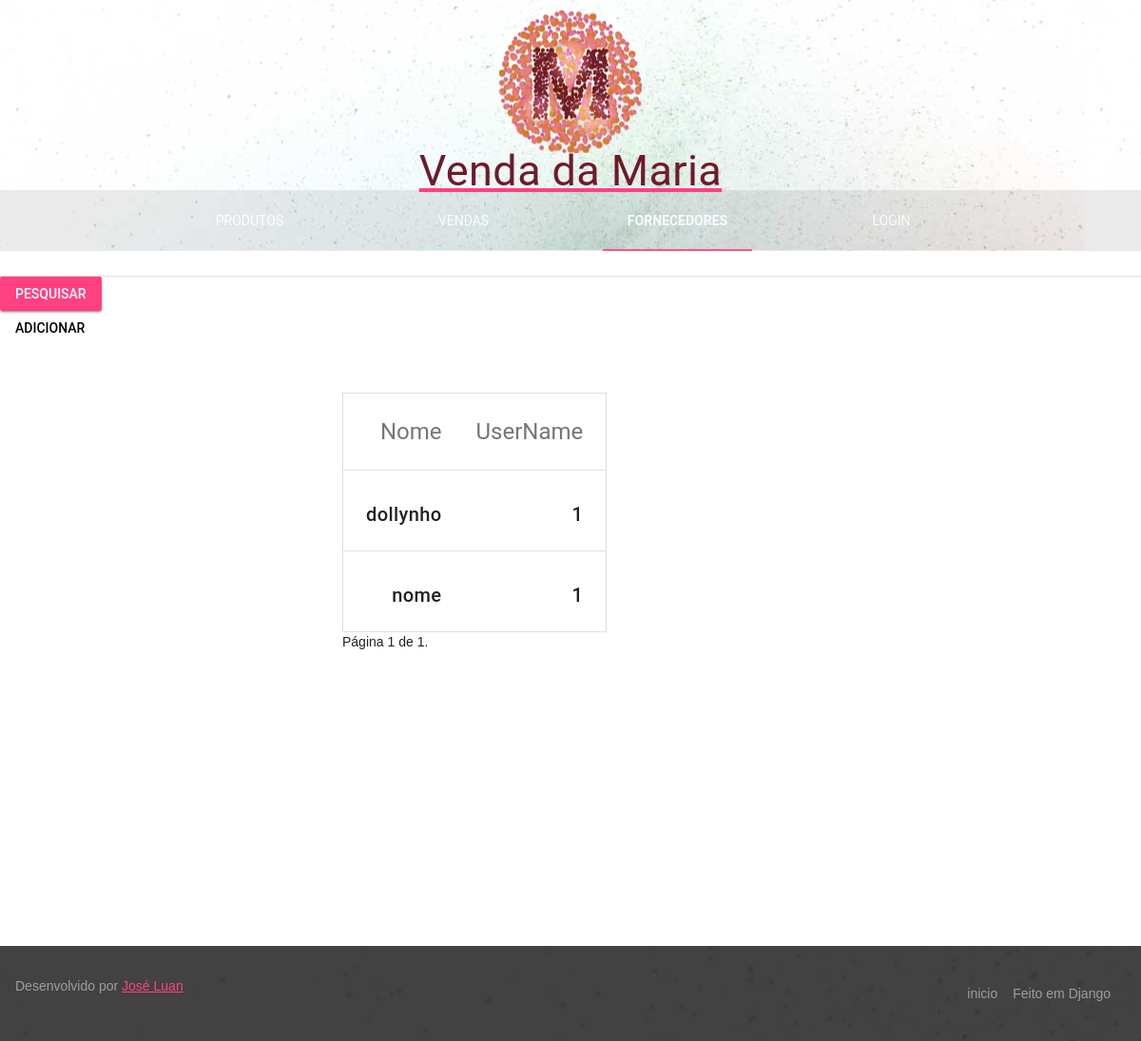
Before: /fornecedores/ (signed in) with the older database file.
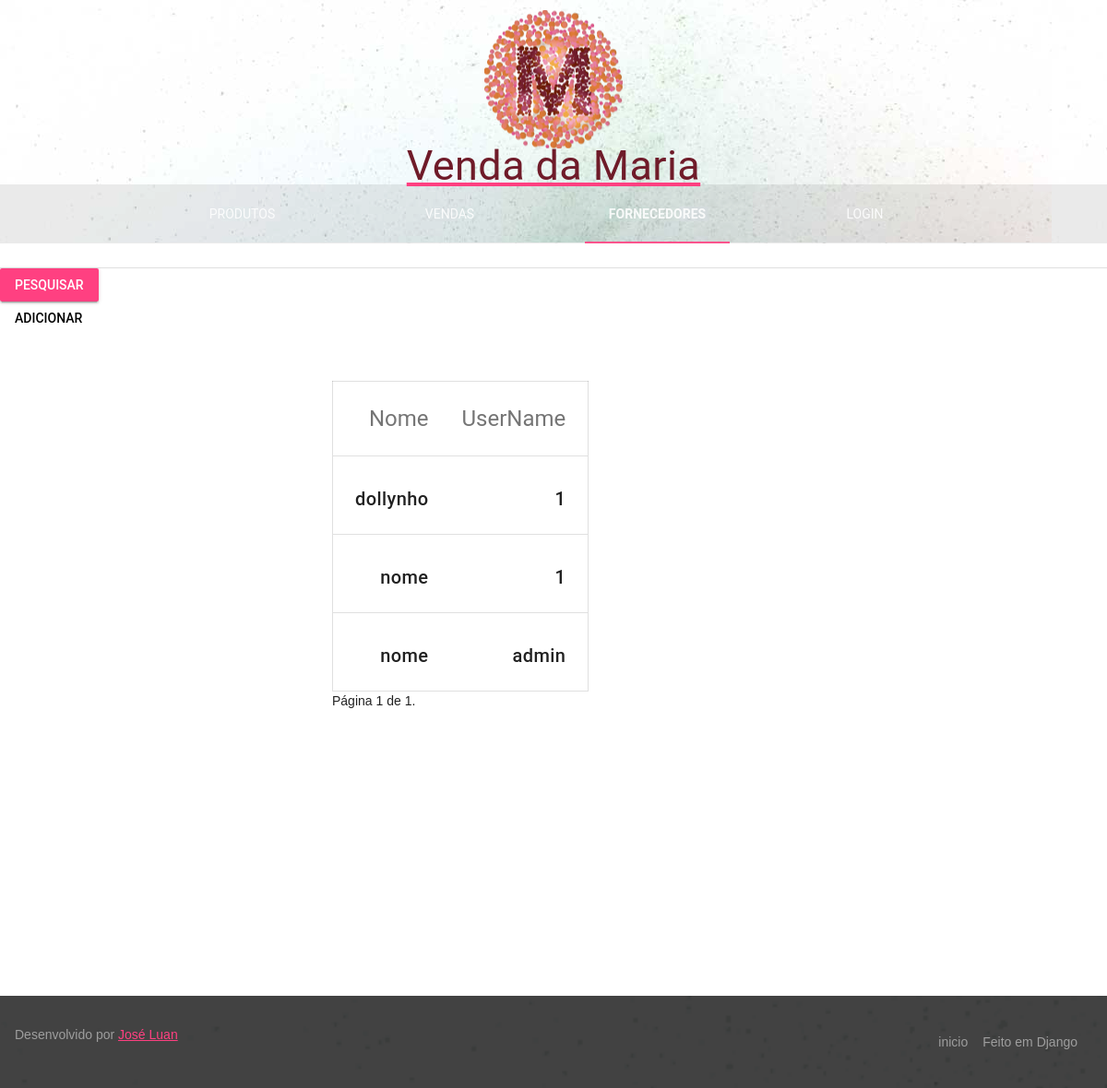
After: the same page with the newer database file.
### fornecedor/models.py (models this page shows, shortened)
class Fornecedor(models.Model):
	class Meta:
		verbose_name_plural = 'Fornecedores'
		verbose_name = 'Fornecedor'
	nome = models.CharField(verbose_name = 'Nome', max_length = 100, default="nome")
	username = models.CharField(verbose_name = 'username', max_length = 100)

### fornecedor/views.py (the view)
# urls.py: url(r'^fornecedores/', 'fornecedor.views.fornecedores', name='fornecedores'),
@login_required(login_url='/entrar/')
def fornecedores(request):
	if request.method == 'POST':
		fornecedores = Fornecedor.objects.filter(nome__contains=request.POST.get("pesquisa"))
		paginator = Paginator(fornecedores, 15)
		page = request.GET.get('page')
		lista_fornecedores = []
		try:
			lista_fornecedores = paginator.page(page)
		except PageNotAnInteger:
			lista_fornecedores = paginator.page(1)
		except EmptyPage:
			lista_fornecedores = paginator.page(paginator.num_pages)
		return render(request,'fornecedores.html',{'fornecedores': lista_fornecedores})
	else:
		fornecedores = Fornecedor.objects.all()
		paginator = Paginator(fornecedores, 15)
		page = request.GET.get('page')
		lista_fornecedores = []
		try:
			lista_fornecedores = paginator.page(page)
		except PageNotAnInteger:
			lista_fornecedores = paginator.page(1)
		except EmptyPage:
			lista_fornecedores = paginator.page(paginator.num_pages)
		return render(request,'fornecedores.html',{'fornecedores': lista_fornecedores})

### templates/fornecedores.html (shortened to what this page needs)
{% extends 'base.html' %}
{% load staticfiles %}
{% block menu %}
                <nav class="mdl-navigation mdl-typography--body-1-force-preferred-font">
                    <a class="mdl-navigation__link" href="{% url 'index' %}">Produtos</a>
                    <a class="mdl-navigation__link" href="{% url 'vendas' %}">Vendas</a>
                    <a class="mdl-navigation__link is-active" href="{% url 'fornecedores' %}">Fornecedores</a>
                    <a class="mdl-navigation__link" href="{% url 'entrar' %}">Login</a>
                </nav>
{% endblock %}
{% block conteudo %}
    <form class="ui form" action="" method="post" id="form" role="form">
        <input class="mdl-textfield__input" type="text" id="pesquisa" name="pesquisa" size="25" maxlength="30">
        <button class="mdl-button mdl-js-button mdl-button--raised mdl-js-ripple-effect mdl-button--accent" type="submit">
            Pesquisar
        </button>
    </form>
    <a href="{% url 'adicionar_fornecedor' %}">
        <button  class="mdl-button mdl-js-button mdl-js-ripple-effect">
            Adicionar
        </button>
    </a>
<div id="conteudo">
  <table class="mdl-data-table mdl-js-data-table mdl-data-table--selectable">
        <thead>
          <tr>
            <th><h4>Nome</h4></th>
            <th><h4>UserName</h4></th>
          </tr>
        </thead>
  {% for fornecedor in fornecedores %}
        <tbody>
          <tr data-mdl-data-table-selectable-name="materials[]" data-mdl-data-table-selectable-value="acrylic">
            <td><h5>{{ fornecedor.nome }}</h5></td>
            <td><h5>{{ fornecedor.username }}</h5></td>
          </tr>
        </tbody>
  {% endfor %}
  </table>
  <div class="pagination">
      <span class="step-links">
          <span class="current">
              Página {{ fornecedores.number }} de {{ fornecedores.paginator.num_pages }}.
          </span>
      </span>
  </div>
</div>
{% endblock %}

Changed rows visible on the page:
added Fornecedor: nome "nome", username "admin"
